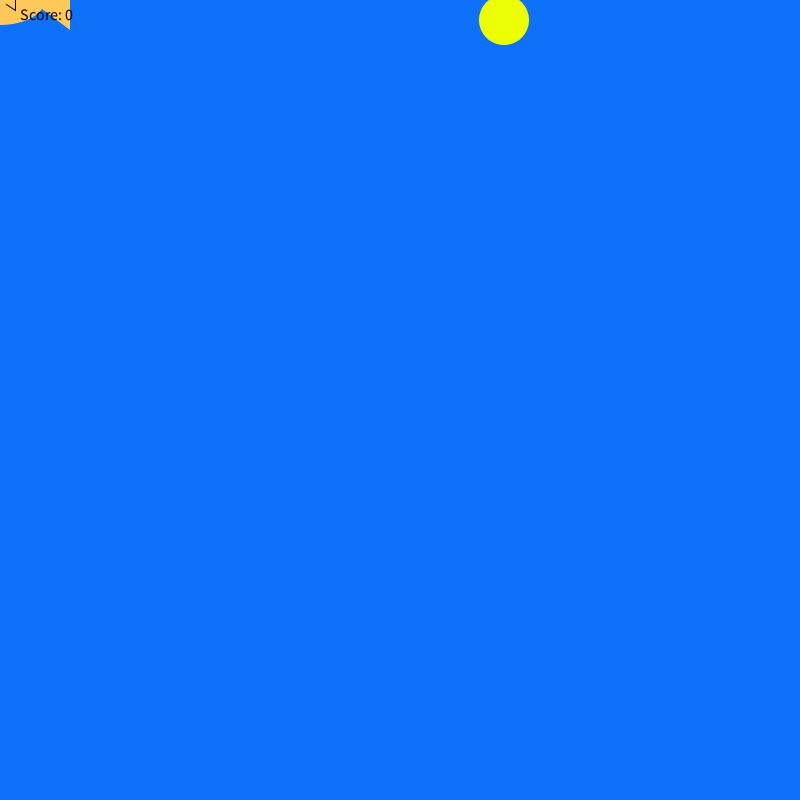
Frame 1 (no input)
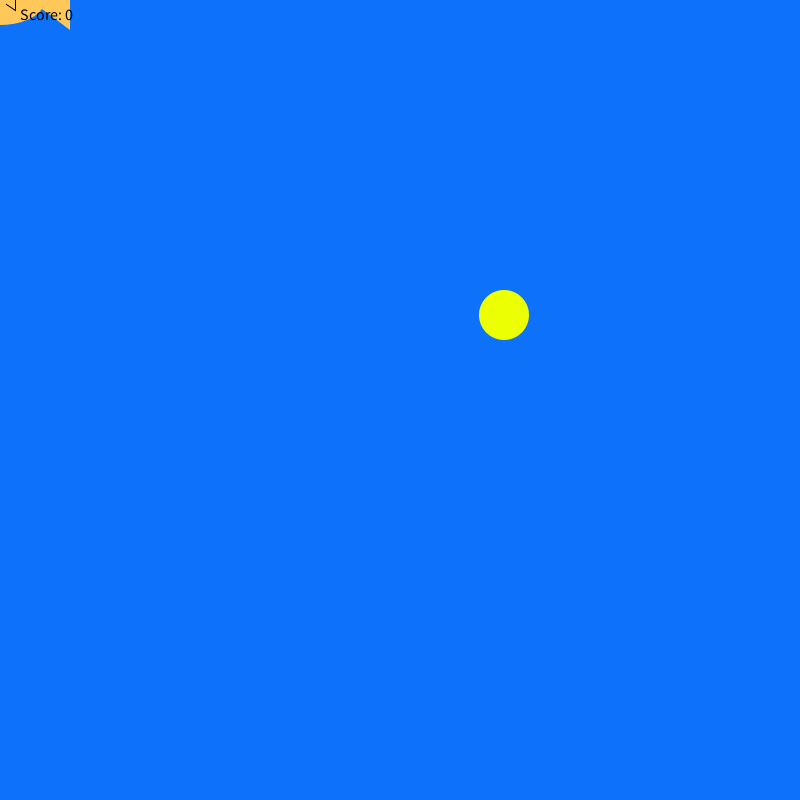
Frame 60 (the mouse pressed at the canvas centre just before this capture)
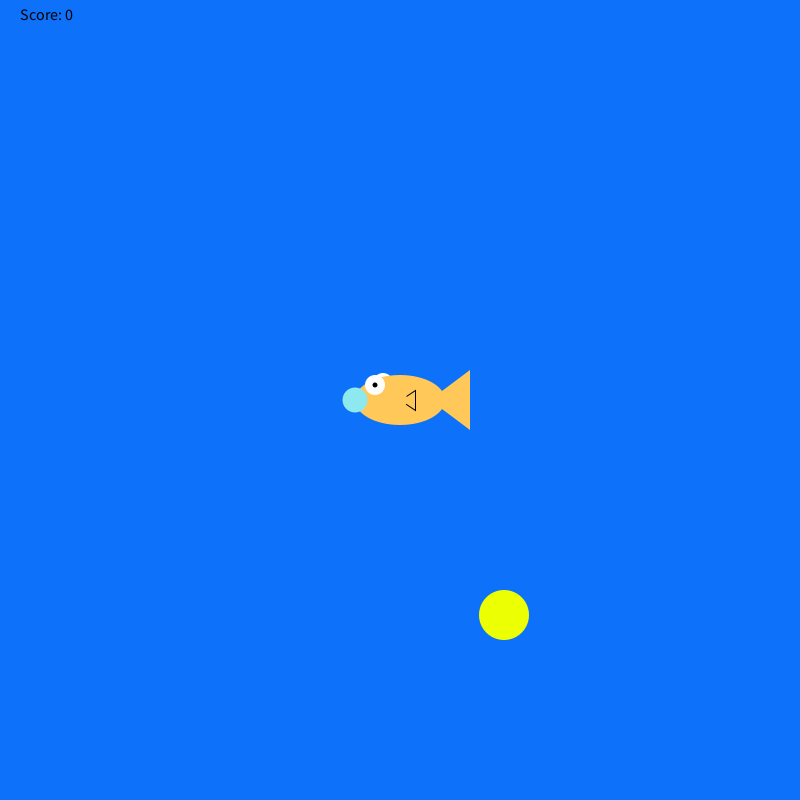
Frame 120 (the mouse held since frame 60 and released just before this capture)

The Processing sketch that drew these frames (run headless with seeded random() and noise(); from frame 60 on, the mouse is pressed at the canvas centre):

// Processing sketch: fish_feeder
// ── fish_feeder.pde
int foodX = 100;
int foodY = 20;
int score=0;
import static javax.swing.JOptionPane.*;
void setup() {
  size(800, 800);
  foodX=(int) random(width-20);
}
void draw() {
  background(#0D71FA);
  drawFish();
  fill(#EDFF03);
  noStroke();

  ellipse(foodX, foodY, 50, 50);
 
  foodY+=5;
checkCatch(foodX,foodY);
  if ( foodY>=height) {
    foodX=(int) random(width-20);
    foodY=20;
  }

  fill(0, 0, 0);
  textSize(16);
  text("Score: " + score, 20, 20);
}
void drawFish() {
  noStroke();
  fill(255, 255, 255);
  ellipse(mouseX-17, mouseY-17, 20, 20); //back side eye
  fill(255, 200, 88);
  ellipse(mouseX, mouseY, 90, 50); //body
  triangle(mouseX+30, mouseY, mouseX+70, mouseY+30, mouseX+70, mouseY-30); //tail
  stroke(0);
  triangle(mouseX, mouseY, mouseX+15, mouseY+10, mouseX+15, mouseY-10); //side fin
  noStroke();
  fill(255, 200, 88);
  ellipse(mouseX, mouseY, 15, 15); //side fin cover
  noStroke();
  fill(255, 255, 255);
  ellipse(mouseX-25, mouseY-15, 20, 20); //front eye
  fill(0, 0, 0);
  ellipse(mouseX-25, mouseY-15, 5, 5); //pupil
  fill(141, 233, 237);
  ellipse(mouseX-45, mouseY, 25, 25); //mouth
  
}

void checkCatch(int x, int y) {
  if (x > mouseX && x < mouseX+70) {
    if (y > mouseY-17 && y < mouseY+30) {
      score++;
      foodY = 20; //if the food was eaten, make more food fall from the top
      foodX = (int) random(width-20);
    }
  } else if (foodY > height && score > 0) {
    score--;
  }
  if(score>=50){
   exit();
  showMessageDialog(null,"you won!");
}
}
